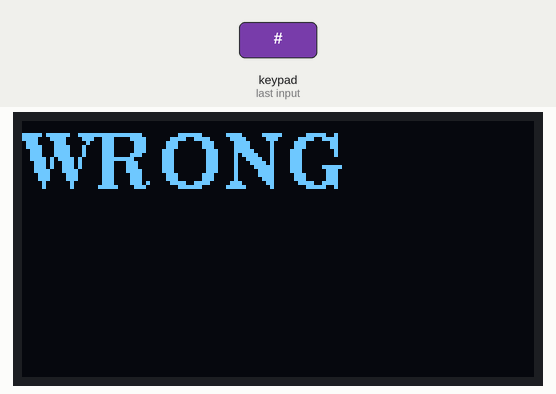
The sketch below on a simulated Arduino Uno, built with avr-gcc and run on an emulated ATmega328P. Parts: 128×64 one-colour display. The inputs (shaded band) are chosen by the test bench. Random numbers use the default seed unless the sketch sets one; what the sketch prints to the serial monitor is not drawn.

1.9 s: key '#' pressed
Above: at 3.4 s.
3.7 s: keypad keys 7 6 5 4 pressed 1.451 s apart
11.0 s: key 'A' pressed
Timing chart, 0 to 14.0 s (numbered marks = the images above; inputs shaded):
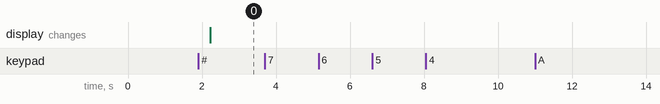

The sketch:

calculator_nano_keypad_oled_u8g2.ino
```cpp
#include <Keypad.h>
#include <Arduino.h>
#include <U8g2lib.h>

U8G2_SH1106_128X64_NONAME_F_HW_I2C u8g2(U8G2_R0, /* reset=*/ U8X8_PIN_NONE);

const byte n_rows = 4;
const byte n_cols = 4;

char keys[n_rows][n_cols] = {
  {'1', '2', '3', 'A'},
  {'4', '5', '6', 'B'},
  {'7', '8', '9', 'C'},
  {'*', '0', '#', 'D'}
};

byte colPins[n_rows] = {7, 6, 5, 4};
byte rowPins[n_cols] = {11, 10, 9, 8};

Keypad myKeypad = Keypad( makeKeymap(keys), rowPins, colPins, n_rows, n_cols);

void oledSetup(void)
{
  u8g2.begin();
}
void setup()
{
  Serial.begin(115200);
  randomSeed(analogRead(0));
  oledSetup();

}

#define BUF_LEN 20

void loop()
{
  char inChar;
  int inVal;
  char buf[BUF_LEN];

  static int randNumber1;
  static int randNumber2;
  static int result;
  static int operand;
  static char nextQuestion = 1;
  static String questionStr;
  static String inString;
  static String strOperand;
  static String resString = "";

  if (nextQuestion == 1)
  {
    randNumber1 = random(1, 10);
    randNumber2 = random(1, 10);
    operand = random(1, 4);
    questionStr = "";
    inString = "";
    strOperand = "";
    //resString = "";

    switch (operand)
    {
      case 1: //"+"
        result = randNumber1 + randNumber2;
        strOperand = " + ";
        break;
      case 2: //"X"
      default:
        result = randNumber1 * randNumber2;
        strOperand = " X ";
        break;
    }
    questionStr = String(randNumber1) + strOperand + String(randNumber2) + " = ";
    nextQuestion = 0;

    Serial.print(questionStr);
  }

  // Read serial input:
  inChar = myKeypad.getKey();
  if (isDigit(inChar))
  {
    Serial.print(inChar);
    inString += inChar;
  }
  else if (inChar == 'A')
  {
    Serial.print('A');
    if (inString.length() > 0)
    {
      inString.remove(inString.length() - 1);
    }
  }
  else if (inChar == '#')
  {
    inVal = inString.toInt();

    if (inVal == result)
    {
      resString = "RIGHT";
    }
    else
    {
      resString = "WRONG";
    }
    nextQuestion = 1;
    Serial.println(resString);
  }

  //check if user is right or wrong:
  int font_height = 15;
  int font_width = 8;
  int font_base = 0;

  u8g2.firstPage();
  do {

    u8g2.setFont(u8g2_font_ncenB14_tr);

    questionStr.toCharArray(buf, BUF_LEN);
    u8g2.drawStr(0, font_base, buf);

    inString.toCharArray(buf, BUF_LEN);
    u8g2.drawStr(94, font_base, buf);

    resString.toCharArray(buf, BUF_LEN);
    u8g2.drawStr(0, font_base + font_height + 2, buf);

  } while ( u8g2.nextPage() );

  u8g2.sendBuffer();
  delay(1000);
}
```

Measured:
- after the input at 1.9 s, the display: changes after 0.32 s (image 0)
- after the input at 3.7 s, every drawn part: stays the same
- after the input at 11.0 s, every drawn part: stays the same
